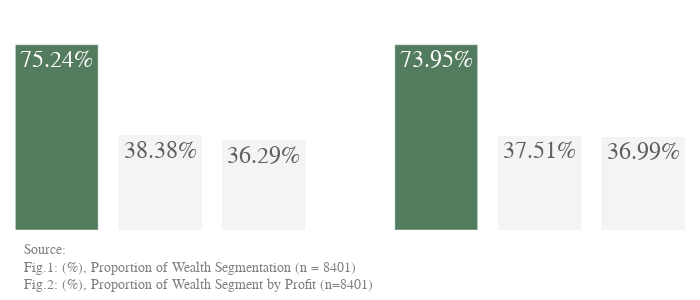

Notebook code cell kept with this figure:
### Markdown cell above
## Wealth-Segmentation

### Code cell
#Customers by wealth

line = list()
def segment(df,name):
    for row in name:
        dt = df[df['wealth_segment']==row]
        line.append((dt.past_3_years_bike_related_purchases.sum()/415086.0)*100)
    return line


list_wealth = segment(new_data1,['Mass Customer', 'High Net Worth','Affluent Customer'])

law = (new_data1.wealth_segment.value_counts()/8401)*100

#colors
cool = ['#f3f3f3',] * 3
cool[0] = '#366442' #escuro

#Plots
fig = make_subplots(rows=1, 
                    cols=2, 
                    shared_yaxes=False, 
                    shared_xaxes=False)

fig.add_trace(go.Bar(x=law.index, y=law.values,
              marker_color= cool,
              opacity=0.85,
              texttemplate="%{y:.2f}%",
              textfont=dict(family = 'Arial Black',
                            size = 24))
              ,1, 1)

fig.add_trace(go.Bar(x=['Mass Customer', 'High Net Worth','Affluent Customer'], 
                     y=list_wealth,
              marker_color=cool,
              opacity=0.85,
              texttemplate="%{y:.2f}%",
              textfont=dict(family = 'Arial Black',
                            size = 24))
              ,1, 2)

fig.update_layout(width=700, 
                  height=300, 
                  margin=dict(l=5,r=5,b=70,t=35,pad=4), 
                  paper_bgcolor="white", 
                  plot_bgcolor='white',
                 showlegend=False)

fig.add_annotation(text="Source:<br>Fig.1: (%), Proportion of Wealth Segmentation (n = 8401)<br>Fig.2: (%), Proportion of Wealth Segment by Profit (n=8401)",
                    align='left',
                   showarrow=False,
                    font=dict(size=13.5, color='gray', family='Arial'),
                    x = .28,
                    xanchor = 'center',
                    xref = 'paper',
                    y = -.33,
                    yanchor = 'bottom',
                    yref = 'paper')

fig.update_xaxes(showticklabels=False, showgrid=False)
fig.update_traces(hovertemplate="Total: %{y:.2f}% \n Segment: %{x}", 
                  selector=dict(type='bar'))
fig.update_yaxes(showticklabels=False, showgrid=False) # hide all the xticks

### Figure 1 — Plotly figure (JSON) as saved in the notebook; plotly's stock layout.template omitted (floating-point values rounded to 4 significant figures)
{"data": [{"hovertemplate": "Total: %{y:.2f}% \n Segment: %{x}", "marker": {"color": ["#366442", "#f3f3f3", "#f3f3f3"]}, "opacity": 0.85, "textfont": {"family": "Arial Black", "size": 24}, "texttemplate": "%{y:.2f}%", "type": "bar", "x": ["Mass Customer", "High Net Worth", "Affluent Customer"], "xaxis": "x", "y": [75.24, 38.38, 36.29], "yaxis": "y"}, {"hovertemplate": "Total: %{y:.2f}% \n Segment: %{x}", "marker": {"color": ["#366442", "#f3f3f3", "#f3f3f3"]}, "opacity": 0.85, "textfont": {"family": "Arial Black", "size": 24}, "texttemplate": "%{y:.2f}%", "type": "bar", "x": ["Mass Customer", "High Net Worth", "Affluent Customer"], "xaxis": "x2", "y": [73.95, 37.51, 36.99], "yaxis": "y2"}], "layout": {"annotations": [{"align": "left", "font": {"color": "gray", "family": "Arial", "size": 13.5}, "showarrow": false, "text": "Source:<br>Fig.1: (%), Proportion of Wealth Segmentation (n = 8401)<br>Fig.2: (%), Proportion of Wealth Segment by Profit (n=8401)", "x": 0.28, "xanchor": "center", "xref": "paper", "y": -0.33, "yanchor": "bottom", "yref": "paper"}], "height": 300, "margin": {"b": 70, "l": 5, "pad": 4, "r": 5, "t": 35}, "paper_bgcolor": "white", "plot_bgcolor": "white", "showlegend": false, "width": 700, "xaxis": {"anchor": "y", "domain": [0, 0.45], "showgrid": false, "showticklabels": false}, "xaxis2": {"anchor": "y2", "domain": [0.55, 1], "showgrid": false, "showticklabels": false}, "yaxis": {"anchor": "x", "domain": [0, 1], "showgrid": false, "showticklabels": false}, "yaxis2": {"anchor": "x2", "domain": [0, 1], "showgrid": false, "showticklabels": false}}}
